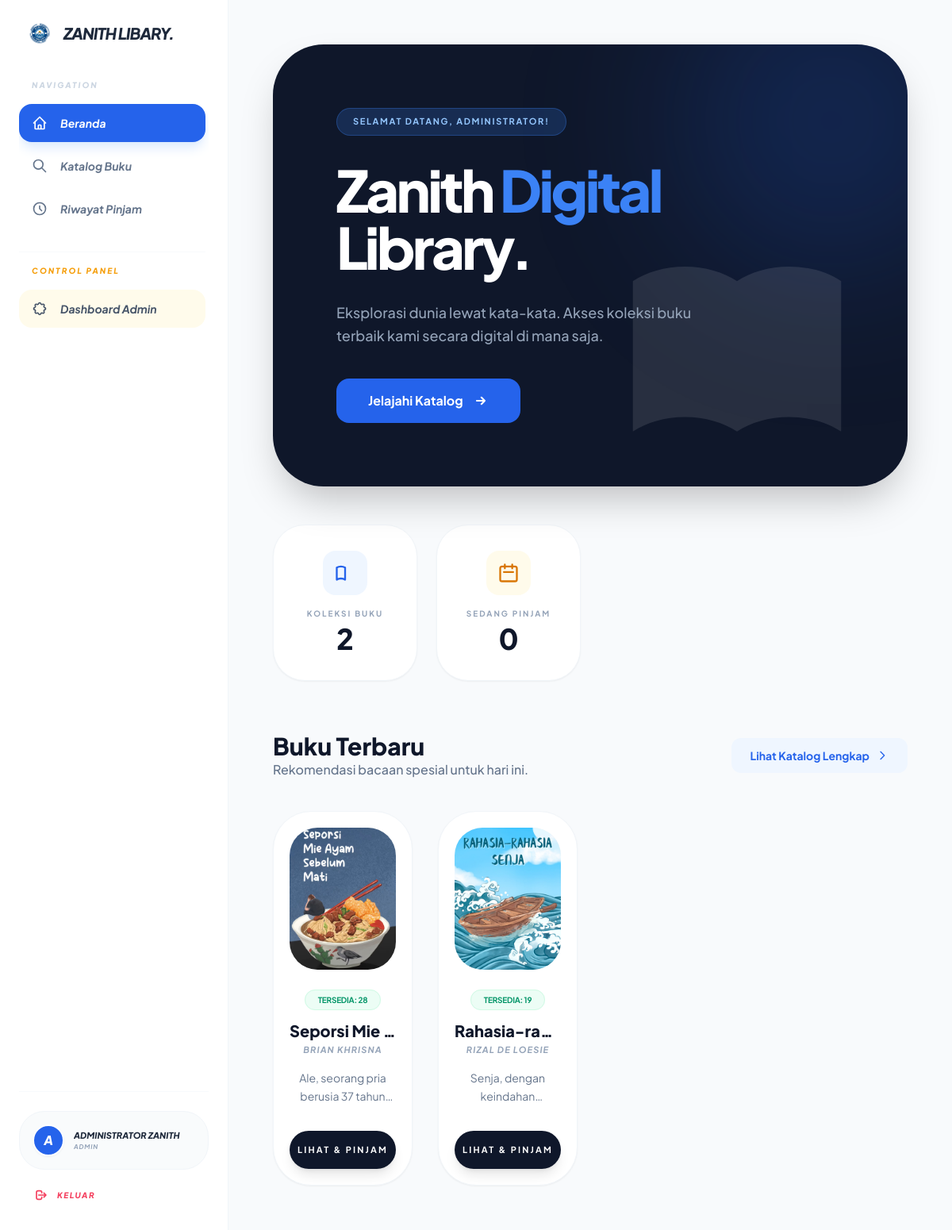
The app's page /siswa/dashboard.php (signed in) with its own data.
### tables this page shows
CREATE TABLE `buku` (
  `id_buku` int(11) NOT NULL,
  `judul` varchar(255) NOT NULL,
  `penulis` varchar(100) DEFAULT NULL,
  `kategori` varchar(100) DEFAULT NULL,
  `deskripsi` text DEFAULT NULL,
  `penerbit` varchar(100) DEFAULT NULL,
  `tahun_terbit` year(4) DEFAULT NULL,
  `stok` int(11) DEFAULT 0,
  `gambar` varchar(255) DEFAULT NULL
);

### siswa/dashboard.php (the view, shortened to what this page needs)
<?php
require_once '../config/database.php';
$nama_user = $_SESSION['nama_lengkap'] ?? $_SESSION['nama'] ?? 'User';
$id_user   = $_SESSION['id_user'];
$query_pinjam = "SELECT COUNT(*) as total FROM peminjaman WHERE id_user = '$id_user' AND status = 'dipinjam'";
$res_pinjam = mysqli_query($conn, $query_pinjam);
$count_pinjam = mysqli_fetch_assoc($res_pinjam)['total'] ?? 0;
$count_buku_res = mysqli_query($conn, "SELECT COUNT(*) as total FROM buku");
$count_buku = mysqli_fetch_assoc($count_buku_res)['total'] ?? 0;
$buku_terbaru = mysqli_query($conn, "SELECT * FROM buku ORDER BY id_buku DESC LIMIT 4");
?>
<!DOCTYPE html>
<html lang="id">
<head>
    <script src="https://cdn.tailwindcss.com"></script>
</head>
<body class="flex flex-col md:flex-row min-h-screen antialiased">
    <?php include 'include/header.php'; ?>
    <main class="flex-1 p-6 md:p-10 lg:p-14">
        <section class="relative bg-slate-900 rounded-[2.5rem] md:rounded-[4rem] p-8 md:p-20 mb-12 text-white shadow-2xl overflow-hidden flex flex-col items-center md:items-start text-center md:text-left">
            <div class="relative z-10 max-w-2xl">
                <span class="bg-blue-500/20 text-blue-300 px-5 py-2 rounded-full text-[11px] font-bold tracking-[0.15em] uppercase mb-8 inline-block border border-blue-500/30">
                    Selamat Datang, <?= htmlspecialchars(explode(' ', $nama_user)[0]) ?>!
                </span>
                <h2 class="text-5xl md:text-7xl font-extrabold leading-[1.1] tracking-tighter mb-8">
                    Zanith <span class="text-blue-500">Digital</span> <br>Library.
                </h2>
                <p class="text-slate-400 font-medium text-lg leading-relaxed mb-10 max-w-md mx-auto md:mx-0">
                    Eksplorasi dunia lewat kata-kata. Akses koleksi buku terbaik kami secara digital di mana saja.
                </p>
                <a href="peminjaman.php" class="inline-flex items-center bg-blue-600 hover:bg-blue-500 text-white px-10 py-4 rounded-2xl font-bold transition-custom hover:shadow-xl hover:shadow-blue-500/40 active:scale-95 group">
                    Jelajahi Katalog
                    <svg xmlns="http://www.w3.org/2000/svg" class="h-5 w-5 ml-3 group-hover:translate-x-2 transition-transform" fill="none" viewBox="0 0 24 24" stroke="currentColor">
                        <path stroke-linecap="round" stroke-linejoin="round" stroke-width="2.5" d="M13 7l5 5m0 0l-5 5m5-5H6" />
                    </svg>
                </a>
            </div>
            <div class="absolute top-0 right-0 -mr-24 -mt-24 w-96 h-96 bg-blue-600/20 rounded-full blur-[100px]"></div>
            <div class="absolute bottom-0 right-10 opacity-10 hidden lg:block">
            </div>
        </section>
        <div class="grid grid-cols-1 sm:grid-cols-2 lg:grid-cols-4 gap-6 mb-16">
            <div class="bg-white p-8 rounded-[2.5rem] border border-slate-100 shadow-sm flex flex-col items-center text-center">
                <div class="w-14 h-14 bg-blue-50 text-blue-600 rounded-2xl flex items-center justify-center mb-4">
                    <svg xmlns="http://www.w3.org/2000/svg" class="h-7 w-7" fill="none" viewBox="0 0 24 24" stroke="currentColor"><path stroke-linecap="round" stroke-linejoin="round" stroke-width="2" d="M12 6.253v13m0-13C10.832 5.477 9.246 5 7.5 5S4.168 5.477 3 6.253v13C4.168 18.477 5.754 18 7.5 18s3.332.477 4.5 1.253" /></svg>
                </div>
                <p class="text-[10px] font-bold text-slate-400 uppercase tracking-[0.2em] mb-1">Koleksi Buku</p>
                <p class="text-4xl font-extrabold text-slate-900"><?= number_format($count_buku); ?></p>
            </div>
            <div class="bg-white p-8 rounded-[2.5rem] border border-slate-100 shadow-sm flex flex-col items-center text-center">
                <div class="w-14 h-14 bg-amber-50 text-amber-600 rounded-2xl flex items-center justify-center mb-4">
                    <svg xmlns="http://www.w3.org/2000/svg" class="h-7 w-7" fill="none" viewBox="0 0 24 24" stroke="currentColor"><path stroke-linecap="round" stroke-linejoin="round" stroke-width="2" d="M8 7V3m8 4V3m-9 8h10M5 21h14a2 2 0 002-2V7a2 2 0 00-2-2H5a2 2 0 00-2 2v12a2 2 0 002 2z" /></svg>
                </div>
                <p class="text-[10px] font-bold text-slate-400 uppercase tracking-[0.2em] mb-1">Sedang Pinjam</p>
                <p class="text-4xl font-extrabold text-slate-900"><?= number_format($count_pinjam); ?></p>
            </div>
        </div>
        <div class="flex flex-col md:flex-row justify-between items-center mb-10 gap-4 text-center md:text-left">
            <div>
                <h3 class="text-3xl font-extrabold text-slate-900">Buku Terbaru</h3>
                <p class="text-slate-500 font-medium">Rekomendasi bacaan spesial untuk hari ini.</p>
            </div>
            <a href="peminjaman.php" class="text-sm font-bold text-blue-600 bg-blue-50 px-6 py-3 rounded-xl hover:bg-blue-100 transition-colors flex items-center">
                Lihat Katalog Lengkap <svg xmlns="http://www.w3.org/2000/svg" class="h-4 w-4 ml-2" fill="none" viewBox="0 0 24 24" stroke="currentColor"><path stroke-linecap="round" stroke-linejoin="round" stroke-width="2" d="M9 5l7 7-7 7" /></svg>
            </a>
        </div>
        <div class="grid grid-cols-1 sm:grid-cols-2 lg:grid-cols-4 gap-8">
            <?php while($row = mysqli_fetch_assoc($buku_terbaru)): ?>
            <div class="group bg-white p-5 rounded-[3rem] border border-slate-100 shadow-sm hover:shadow-2xl transition-custom book-card flex flex-col h-full items-center text-center">
                <div class="w-full aspect-[3/4] rounded-[2.2rem] mb-6 overflow-hidden bg-slate-50 shadow-inner">
                    <?php if(!empty($row['gambar']) && file_exists("../assets/buku/".$row['gambar'])): ?>
                        <img src="../assets/buku/<?= $row['gambar']; ?>" class="book-image w-full h-full object-cover transition-custom">
                    <?php endif; ?>
                </div>
                <div class="flex-1 flex flex-col items-center w-full">
                    <div class="mb-4">
                        <?php if($row['stok'] > 0): ?>
                            <span class="text-[10px] font-bold text-emerald-600 bg-emerald-50 px-4 py-1.5 rounded-full uppercase tracking-tight border border-emerald-100">
                                Tersedia: <?= $row['stok'] ?>
                            </span>
                        <?php else: ?>
                            <span class="text-[10px] font-bold text-rose-600 bg-rose-50 px-4 py-1.5 rounded-full uppercase tracking-tight border border-rose-100">
                                Stok Kosong
                            </span>
                        <?php endif; ?>
                    </div>
                    <h4 class="font-extrabold text-slate-900 text-xl leading-tight truncate w-full mb-1 group-hover:text-blue-600 transition-colors">
                        <?= htmlspecialchars($row['judul']); ?>
                    </h4>
                    <p class="text-[11px] font-bold text-slate-400 mb-4 uppercase tracking-widest italic">
                        <?= htmlspecialchars($row['penulis']); ?>
                    </p>
                    <p class="text-sm text-slate-500 leading-relaxed line-clamp-2 mb-8">
                        <?= htmlspecialchars($row['deskripsi']) ?: 'Temukan wawasan dan inspirasi baru dalam koleksi buku terbaru kami ini.' ?>
                    </p>
                    <a href="peminjaman.php?id=<?= $row['id_buku']; ?>" class="mt-auto w-full bg-slate-900 hover:bg-blue-600 text-white py-4 rounded-[1.5rem] text-[11px] font-bold uppercase tracking-[0.2em] transition-custom shadow-lg active:scale-95">
                        Lihat & Pinjam
                    </a>
                </div>
            </div>
            <?php endwhile; ?>
        </div>
    </main>
</body>
</html>

### siswa/dashboard.php (style rules this page uses)
body { font-family: 'Plus Jakarta Sans', sans-serif; background-color: #f8fafc; color: #1e293b; }
.line-clamp-2 { display: -webkit-box; -webkit-line-clamp: 2; -webkit-box-orient: vertical; overflow: hidden; }
.transition-custom { transition: all 0.4s cubic-bezier(0.4, 0, 0.2, 1); }

### records on screen
buku: gambar (picture), stok "28", judul "Seporsi Mie…", penulis "BRIAN KHRISNA", deskripsi "Ale, seorang pria berusia 37…"
buku: gambar (picture), stok "19", judul "Rahasia-ra…", penulis "RIZAL DE LOESIE", deskripsi "Senja, dengan…"

### other values on screen
substr($nama_user ?? 'U', 0, 1) "A"
$nama_user "ADMINISTRATOR ZANITH"
$_SESSION['role'] "ADMIN"
explode(' ', $nama_user)[0] "ADMINISTRATOR"
$count_buku "2"
$count_pinjam "0"
